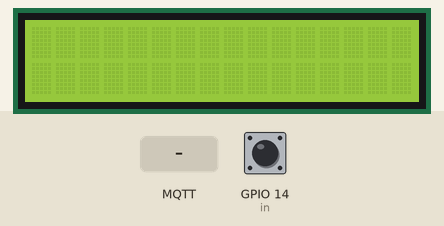
This sketch was run on a simulated ESP8266 (NodeMCU). On the bench: 16×2 character LCD. The test bench sets the inputs (shaded band); at power-on: GPIO 14 (in) HIGH. WiFi joins after 1.5 s; servers stay silent unless stated; no MQTT or app messages arrive unless stated; what the sketch prints to the serial monitor is not drawn.

Above: at 2.7 s.
2.8 s: MQTT message "/emergency/lcd" arrives on the first subscribed topic
At 3.2 s:
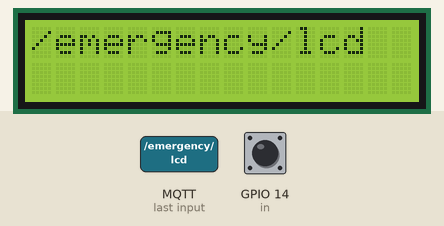
At 3.7 s:
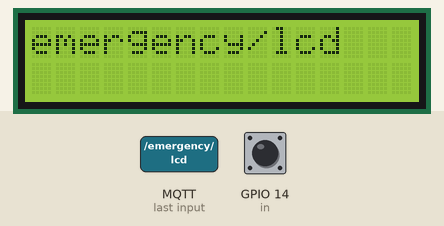
5.8 s: MQTT message "/emergency/stop" arrives on the first subscribed topic
8.8 s: GPIO 14 (in) pulled LOW for 3.2 s
At 11.1 s:
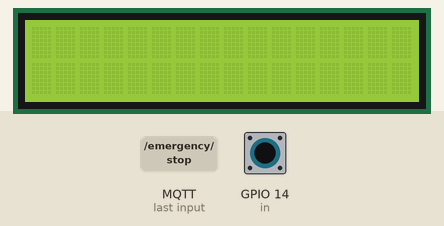
23.0 s: MQTT message "1" arrives on the first subscribed topic
Timing chart, 0 to 26.0 s (numbered marks = the images above; inputs shaded):
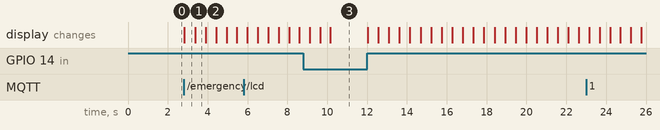

Measured:
- after the input at 2.8 s, the display: changes at once (image 1)
- after the input at 8.8 s, the display: first differs from a run without the input after 1.3 s (image 3)
- what the display in image 1 shows lasts 0.6 s, from 2.8 s to 3.4 s

The sketch:

working_code_for_lcd_with_button_and_stop.ino
```cpp
#include "ESP8266WiFi.h"
#include "PubSubClient.h"
#include "Wire.h"
#include <LiquidCrystal_I2C.h>
#define NEOPIXEL_PIN 4
LiquidCrystal_I2C lcd(0x27,16,2);
int len;
int in = 14;
int val = 1;

const char* ssid = "computer";  // Enter SSID here
const char* password = "prolink@123";
const char* mqtt_server = "172.16.12.139";

WiFiClient espClient22;
PubSubClient client(espClient22);
void ClearRow(int rowNum)
{
  lcd.setCursor(0,rowNum);
  lcd.print("                 ");
  lcd.setCursor(0,rowNum);
}

void setup_wifi() {
  delay(10);

  Serial.println();

  Serial.print("Connecting to ");
  Serial.println("EXCESS Office_NTFiber_2.4GHz");
  WiFi.mode(WIFI_STA);
  WiFi.begin(ssid, password);
  while (WiFi.status() != WL_CONNECTED) {
    delay(100);
    Serial.print(".");
  }
  Serial.println("");
  Serial.print("WiFi connected - NodeMCU IP address: ");
  Serial.println(WiFi.localIP());
}

// This functions is executed when some device publishes a message to a topic that your NodeMCU is subscribed to

String messageInfo;
int d =0;

void display(){
  for(int i=0; i<len; i++)
       {
         Serial.println("hi");
         ClearRow(0);
          lcd.print(messageInfo.substring(i,i+15));
         delay(500);
       }
}

void callback(String topic, byte* message, unsigned int length) {
  Serial.print("Message arrived on topic: ");
  Serial.print(topic);
  Serial.print(". Message: ");


  for (int i = 0; i < length; i++) {
    Serial.print((char)message[i]);
    messageInfo += (char)message[i];
  }
  Serial.println();

  // If a message is received on the topic room/lamp, you check if the message is either on or off. Turns the lamp GPIO according to the message
  if(topic=="/emergency/lcd"){
      Serial.print("Displaying message to users");
      // if(messageInfo == "allert"){
       len = messageInfo.length();
       d = 1;
      //  len = length;

       Serial.print("allert");
      // delay(1000);

      // else if(messageInfo == "safe"){
      //   lcd.setCursor(2,0);
      //  lcd.print("safe  ");
      //   lcd.setCursor(2,1);
      //  lcd.print("safe  ");
      //   Serial.print("safe");
      // }
  }
  if(topic == "/emergency/stop"){
    d = 0;
    Serial.println("Stopping all emergency alert");
  }
  Serial.println();
}
void reconnect() {
  // Loop until we're reconnected
  while (!client.connected()) {
    Serial.print("Attempting MQTT connection...");


    if (client.connect("ESP8266Client22")) {
      Serial.println("connected");
      // Subscribe or resubscribe to a topic
      // You can subscribe to more topics (to control more LEDs in this example)
      client.subscribe("/emergency/lcd");
      client.subscribe("/emergency/stop");
    } else {
      Serial.print("failed, rc=");
      Serial.print(client.state());
      Serial.println(" try again in 5 seconds");
      // Wait 5 seconds before retrying
      delay(5000);
    }
  }
}
void setup() {
  lcd.init();
  lcd.clear();
  lcd.backlight();
  Serial.begin(115200);
  pinMode(in,INPUT_PULLUP);
  setup_wifi();
  client.setServer(mqtt_server, 1883);
  client.setCallback(callback);

}
void loop() {
  val = digitalRead(in);
  if (!client.connected()) {
    reconnect();
  }

if(!client.loop()){
    client.connect("ESP8266Client22");
      }
  if(d == 1 && val == 1){
    Serial.println("displaying");
    display();
  }
  if(d == 0 || val == 0){
    lcd.clear();
  }

}
```
